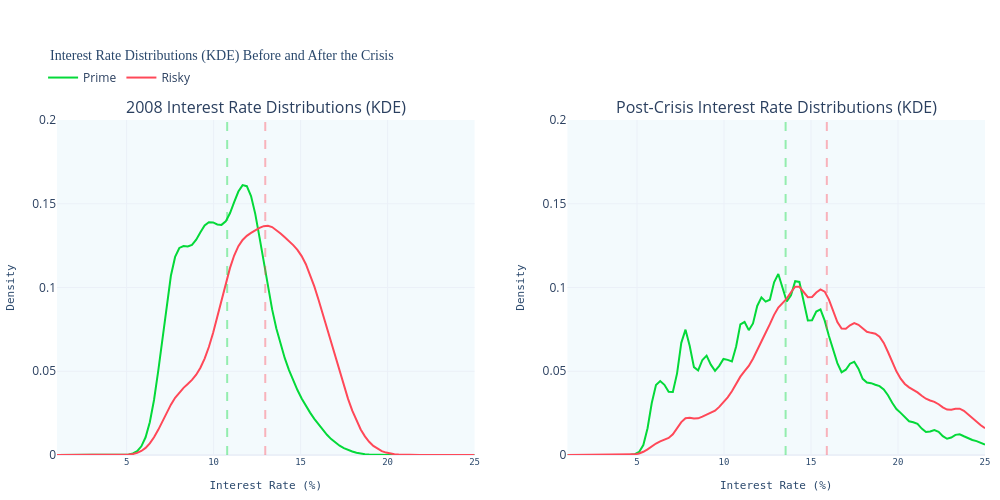

The cell this chart's notebook holds for it:
### Markdown cell above
### 3.1.3 Loans Interest Rate Distribution and Drift

### Code cell
# Function to calculate KDE for plotting
def calculate_kde(data, points=100):
    kde = gaussian_kde(data)
    x = np.linspace(1, 25, points) 
    y = kde(x)
    return x, y

int_prime_before = prime_df[(prime_df['last_credit_pull_d_year'] <= 2009)]['int_rate']
int_risky_before = subprime_df[(subprime_df['last_credit_pull_d_year'] <= 2009)]['int_rate']
int_prime_after = prime_df[(prime_df['last_credit_pull_d_year'] > 2009)]['int_rate']
int_risky_after = subprime_df[(subprime_df['last_credit_pull_d_year'] > 2009)]['int_rate']


# Calculate KDEs for each dataset
prime_before_x, prime_before_y = calculate_kde(int_prime_before)
subprime_before_x, subprime_before_y = calculate_kde(int_risky_before)
prime_after_x, prime_after_y = calculate_kde(int_prime_after)
subprime_after_x, subprime_after_y = calculate_kde(int_risky_after)

# Create the figure with two subplots
fig = make_subplots(
    rows=1, cols=2,
    subplot_titles=("2008 Interest Rate Distributions (KDE)", "Post-Crisis Interest Rate Distributions (KDE)"),
)

# Left Chart: Interest rate KDE for 2008 data (before crisis)
fig.add_trace(go.Scatter(
    x=prime_before_x, 
    y=prime_before_y, 
    mode='lines', 
    name='Prime', 
    line=dict(color='rgb(4,217,57)', width=2),
), row=1, col=1)

fig.add_trace(go.Scatter(
    x=subprime_before_x, 
    y=subprime_before_y, 
    mode='lines', 
    name='Risky', 
    line=dict(color='rgb(255,72,88)', width=2),
), row=1, col=1)

# Right Chart: Interest rate KDE post-crisis
fig.add_trace(go.Scatter(
    x=prime_after_x, 
    y=prime_after_y, 
    mode='lines', 
    name='Prime', 
    line=dict(color='rgb(4,217,57)', width=2),
    showlegend=False,
), row=1, col=2)

fig.add_trace(go.Scatter(
    x=subprime_after_x, 
    y=subprime_after_y, 
    mode='lines', 
    name='Risky', 
    line=dict(color='rgb(255,72,88)', width=2),
    showlegend=False,
), row=1, col=2)

# Add vertical lines for the mean interest rates
fig.add_trace(go.Scatter(
    x=[int_prime_before.mean(), int_prime_before.mean()],
    y=[0, 1], 
    mode='lines',
    line=dict(color='rgba(4,217,57, 0.4)', dash='dash'),
    showlegend=False,
), row=1, col=1)

fig.add_trace(go.Scatter(
    x=[int_risky_before.mean(), int_risky_before.mean()],
    y=[0, 1],
    mode='lines',
    line=dict(color='rgba(255,72,88, 0.4)', dash='dash'),
    showlegend=False,
), row=1, col=1)

fig.add_trace(go.Scatter(
    x=[int_prime_after.mean(), int_prime_after.mean()],
    y=[0, 1],
    mode='lines',
    line=dict(color='rgba(4,217,57, 0.4)', dash='dash'),
    showlegend=False,
), row=1, col=2)

fig.add_trace(go.Scatter(
    x=[int_risky_after.mean(), int_risky_after.mean()],
    y=[0, 1],
    mode='lines',
    line=dict(color='rgba(255,72,88, 0.4)', dash='dash'),
    showlegend=False,
), row=1, col=2)

# Update layout with synchronized axes and labels
fig.update_layout(
    title="Interest Rate Distributions (KDE) Before and After the Crisis",
    xaxis=dict(title="Interest Rate (%)", range=[1, 25]),  # Set range and label for left chart
    xaxis2=dict(title="Interest Rate (%)", range=[1, 25]),  # Set range and label for right chart
    yaxis=dict(title="Density", range=[0, 0.2]),
    yaxis2=dict(title="Density", range=[0, 0.2]),
    showlegend=True,
    height=500,
    width=1000,
    legend=dict(
        x=-0.015, y=1.17, 
        orientation='h',
        traceorder='normal',
        xanchor='left',
        yanchor='top',
        title=''
    ),
    margin=dict(t=120)
)

    
fig.write_image("images/interest_dist.png")
# Show the figure
fig.show()

### Figure 1 — Plotly figure (JSON) as saved in the notebook; plotly's stock layout.template omitted (floating-point values rounded to 4 significant figures)
{"data": [{"line": {"color": "rgb(4,217,57)", "width": 2}, "mode": "lines", "name": "Prime", "type": "scatter", "x": [1.0, 1.242, 1.485, 1.727, 1.97, 2.212, 2.455, 2.697, 2.939, 3.182, 3.424, 3.667, 3.909, 4.152, 4.394, 4.636, 4.879, 5.121, 5.364, 5.606, 5.848, 6.091, 6.333, 6.576, 6.818, 7.061, 7.303, 7.545, 7.788, 8.03, 8.273, 8.515, 8.758, 9.0, 9.242, 9.485, 9.727, 9.97, 10.21, 10.45, 10.7, 10.94, 11.18, 11.42, 11.67, 11.91, 12.15, 12.39, 12.64, 12.88, 13.12, 13.36, 13.61, 13.85, 14.09, 14.33, 14.58, 14.82, 15.06, 15.3, 15.55, 15.79, 16.03, 16.27, 16.52, 16.76, 17.0, 17.24, 17.48, 17.73, 17.97, 18.21, 18.45, 18.7, 18.94, 19.18, 19.42, 19.67, 19.91, 20.15, 20.39, 20.64, 20.88, 21.12, 21.36, 21.61, 21.85, 22.09, 22.33, 22.58, 22.82, 23.06, 23.3, 23.55, 23.79, 24.03, 24.27, 24.52, 24.76, 25.0], "xaxis": "x", "y": [1.108e-18, 1.855e-17, 2.789e-16, 3.765e-15, 4.564e-14, 4.968e-13, 4.856e-12, 4.264e-11, 3.364e-10, 2.385e-09, 1.52e-08, 8.704e-08, 4.484e-07, 2.078e-06, 8.668e-06, 3.256e-05, 0.0001102, 0.0003363, 0.0009263, 0.002305, 0.005187, 0.01057, 0.01955, 0.03284, 0.05027, 0.07032, 0.09027, 0.107, 0.1182, 0.1236, 0.1247, 0.1245, 0.1254, 0.1285, 0.133, 0.137, 0.139, 0.1388, 0.1377, 0.1374, 0.1395, 0.1443, 0.1509, 0.1573, 0.1611, 0.1605, 0.1546, 0.144, 0.1301, 0.1149, 0.1002, 0.08692, 0.07557, 0.06598, 0.05781, 0.05069, 0.04438, 0.03877, 0.03378, 0.02932, 0.0253, 0.02161, 0.01818, 0.01499, 0.01207, 0.009495, 0.007312, 0.005529, 0.004104, 0.002969, 0.002065, 0.001359, 0.0008327, 0.0004693, 0.0002412, 0.0001123, 4.723e-05, 1.789e-05, 6.094e-06, 1.865e-06, 5.126e-07, 1.265e-07, 2.801e-08, 5.566e-09, 9.926e-10, 1.588e-10, 2.28e-11, 2.937e-12, 3.394e-13, 3.519e-14, 3.273e-15, 2.732e-16, 2.046e-17, 1.374e-18, 8.284e-20, 4.48e-21, 2.174e-22, 9.463e-24, 3.696e-25, 1.295e-26], "yaxis": "y"}, {"line": {"color": "rgb(255,72,88)", "width": 2}, "mode": "lines", "name": "Risky", "type": "scatter", "x": [1.0, 1.242, 1.485, 1.727, 1.97, 2.212, 2.455, 2.697, 2.939, 3.182, 3.424, 3.667, 3.909, 4.152, 4.394, 4.636, 4.879, 5.121, 5.364, 5.606, 5.848, 6.091, 6.333, 6.576, 6.818, 7.061, 7.303, 7.545, 7.788, 8.03, 8.273, 8.515, 8.758, 9.0, 9.242, 9.485, 9.727, 9.97, 10.21, 10.45, 10.7, 10.94, 11.18, 11.42, 11.67, 11.91, 12.15, 12.39, 12.64, 12.88, 13.12, 13.36, 13.61, 13.85, 14.09, 14.33, 14.58, 14.82, 15.06, 15.3, 15.55, 15.79, 16.03, 16.27, 16.52, 16.76, 17.0, 17.24, 17.48, 17.73, 17.97, 18.21, 18.45, 18.7, 18.94, 19.18, 19.42, 19.67, 19.91, 20.15, 20.39, 20.64, 20.88, 21.12, 21.36, 21.61, 21.85, 22.09, 22.33, 22.58, 22.82, 23.06, 23.3, 23.55, 23.79, 24.03, 24.27, 24.52, 24.76, 25.0], "xaxis": "x", "y": [1.569e-15, 1.392e-14, 1.137e-13, 8.546e-13, 5.911e-12, 3.764e-11, 2.206e-10, 1.191e-09, 5.917e-09, 2.708e-08, 1.142e-07, 4.436e-07, 1.588e-06, 5.241e-06, 1.595e-05, 4.481e-05, 0.0001162, 0.0002783, 0.0006162, 0.001263, 0.002397, 0.004223, 0.006913, 0.01054, 0.01502, 0.02006, 0.02523, 0.03005, 0.03418, 0.03747, 0.04007, 0.04235, 0.04481, 0.04792, 0.05209, 0.05757, 0.06448, 0.07278, 0.08223, 0.09235, 0.1024, 0.1116, 0.1191, 0.1247, 0.1284, 0.1308, 0.1326, 0.1342, 0.1356, 0.1366, 0.1368, 0.1361, 0.1345, 0.1323, 0.13, 0.1277, 0.1253, 0.1225, 0.1188, 0.1139, 0.1078, 0.1007, 0.09272, 0.08431, 0.07566, 0.06692, 0.05818, 0.04957, 0.04126, 0.03349, 0.02646, 0.02035, 0.01525, 0.01112, 0.007894, 0.005443, 0.003632, 0.002333, 0.001434, 0.0008387, 0.0004635, 0.0002408, 0.0001171, 5.307e-05, 2.235e-05, 8.728e-06, 3.154e-06, 1.053e-06, 3.247e-07, 9.229e-08, 2.418e-08, 5.837e-09, 1.298e-09, 2.655e-10, 5.002e-11, 8.67e-12, 1.383e-12, 2.029e-13, 2.74e-14, 3.402e-15], "yaxis": "y"}, {"line": {"color": "rgb(4,217,57)", "width": 2}, "mode": "lines", "name": "Prime", "showlegend": false, "type": "scatter", "x": [1.0, 1.242, 1.485, 1.727, 1.97, 2.212, 2.455, 2.697, 2.939, 3.182, 3.424, 3.667, 3.909, 4.152, 4.394, 4.636, 4.879, 5.121, 5.364, 5.606, 5.848, 6.091, 6.333, 6.576, 6.818, 7.061, 7.303, 7.545, 7.788, 8.03, 8.273, 8.515, 8.758, 9.0, 9.242, 9.485, 9.727, 9.97, 10.21, 10.45, 10.7, 10.94, 11.18, 11.42, 11.67, 11.91, 12.15, 12.39, 12.64, 12.88, 13.12, 13.36, 13.61, 13.85, 14.09, 14.33, 14.58, 14.82, 15.06, 15.3, 15.55, 15.79, 16.03, 16.27, 16.52, 16.76, 17.0, 17.24, 17.48, 17.73, 17.97, 18.21, 18.45, 18.7, 18.94, 19.18, 19.42, 19.67, 19.91, 20.15, 20.39, 20.64, 20.88, 21.12, 21.36, 21.61, 21.85, 22.09, 22.33, 22.58, 22.82, 23.06, 23.3, 23.55, 23.79, 24.03, 24.27, 24.52, 24.76, 25.0], "xaxis": "x2", "y": [7.222e-44, 1.462e-39, 1.691e-35, 1.118e-31, 4.229e-28, 9.141e-25, 1.13e-21, 7.981e-19, 3.224e-16, 7.444e-14, 9.829e-12, 7.422e-10, 3.206e-08, 7.94e-07, 1.133e-05, 9.483e-05, 0.0004931, 0.001842, 0.005919, 0.01599, 0.03105, 0.04184, 0.04414, 0.04189, 0.03775, 0.03762, 0.04874, 0.06697, 0.07482, 0.06511, 0.05248, 0.05047, 0.05675, 0.05933, 0.05394, 0.05021, 0.05321, 0.05733, 0.05679, 0.05582, 0.06479, 0.07795, 0.07939, 0.07453, 0.07852, 0.08898, 0.09409, 0.09159, 0.09266, 0.1031, 0.1081, 0.0995, 0.09169, 0.09529, 0.1038, 0.1033, 0.09099, 0.0803, 0.08049, 0.08565, 0.0869, 0.08023, 0.07108, 0.06354, 0.05483, 0.04939, 0.05091, 0.05452, 0.05566, 0.05156, 0.04548, 0.04329, 0.04288, 0.04192, 0.04109, 0.03917, 0.03567, 0.03123, 0.02746, 0.02516, 0.02258, 0.02014, 0.01957, 0.01862, 0.01579, 0.01371, 0.014, 0.01487, 0.01385, 0.01128, 0.009708, 0.0104, 0.01202, 0.01237, 0.01119, 0.009863, 0.008976, 0.008267, 0.007365, 0.006148], "yaxis": "y2"}, {"line": {"color": "rgb(255,72,88)", "width": 2}, "mode": "lines", "name": "Risky", "showlegend": false, "type": "scatter", "x": [1.0, 1.242, 1.485, 1.727, 1.97, 2.212, 2.455, 2.697, 2.939, 3.182, 3.424, 3.667, 3.909, 4.152, 4.394, 4.636, 4.879, 5.121, 5.364, 5.606, 5.848, 6.091, 6.333, 6.576, 6.818, 7.061, 7.303, 7.545, 7.788, 8.03, 8.273, 8.515, 8.758, 9.0, 9.242, 9.485, 9.727, 9.97, 10.21, 10.45, 10.7, 10.94, 11.18, 11.42, 11.67, 11.91, 12.15, 12.39, 12.64, 12.88, 13.12, 13.36, 13.61, 13.85, 14.09, 14.33, 14.58, 14.82, 15.06, 15.3, 15.55, 15.79, 16.03, 16.27, 16.52, 16.76, 17.0, 17.24, 17.48, 17.73, 17.97, 18.21, 18.45, 18.7, 18.94, 19.18, 19.42, 19.67, 19.91, 20.15, 20.39, 20.64, 20.88, 21.12, 21.36, 21.61, 21.85, 22.09, 22.33, 22.58, 22.82, 23.06, 23.3, 23.55, 23.79, 24.03, 24.27, 24.52, 24.76, 25.0], "xaxis": "x2", "y": [3.814e-23, 3.95e-21, 3.15e-19, 1.934e-17, 9.142e-16, 3.329e-14, 9.337e-13, 2.019e-11, 3.369e-10, 4.345e-09, 4.346e-08, 3.388e-07, 2.077e-06, 1.016e-05, 4.043e-05, 0.0001341, 0.0003786, 0.0009182, 0.001911, 0.003396, 0.005173, 0.006859, 0.008141, 0.009059, 0.01017, 0.01233, 0.01582, 0.01962, 0.02198, 0.02229, 0.02173, 0.02188, 0.02294, 0.02408, 0.02503, 0.02644, 0.02871, 0.03146, 0.03445, 0.03808, 0.04249, 0.04676, 0.05006, 0.05315, 0.05746, 0.06294, 0.06825, 0.073, 0.07813, 0.08367, 0.08807, 0.09075, 0.09337, 0.09718, 0.1005, 0.1004, 0.09717, 0.09419, 0.09437, 0.097, 0.09887, 0.09754, 0.09278, 0.08596, 0.07938, 0.07551, 0.07538, 0.07741, 0.0787, 0.0777, 0.07538, 0.07358, 0.07292, 0.07242, 0.07066, 0.06692, 0.0615, 0.05548, 0.04995, 0.04554, 0.0424, 0.04038, 0.03895, 0.03735, 0.03536, 0.0336, 0.03255, 0.03171, 0.0303, 0.02843, 0.02712, 0.02706, 0.02765, 0.02763, 0.02636, 0.0242, 0.02189, 0.01975, 0.01774, 0.01603], "yaxis": "y2"}, {"line": {"color": "rgba(4,217,57, 0.4)", "dash": "dash"}, "mode": "lines", "showlegend": false, "type": "scatter", "x": [10.78, 10.78], "xaxis": "x", "y": [0, 1], "yaxis": "y"}, {"line": {"color": "rgba(255,72,88, 0.4)", "dash": "dash"}, "mode": "lines", "showlegend": false, "type": "scatter", "x": [12.97, 12.97], "xaxis": "x", "y": [0, 1], "yaxis": "y"}, {"line": {"color": "rgba(4,217,57, 0.4)", "dash": "dash"}, "mode": "lines", "showlegend": false, "type": "scatter", "x": [13.54, 13.54], "xaxis": "x2", "y": [0, 1], "yaxis": "y2"}, {"line": {"color": "rgba(255,72,88, 0.4)", "dash": "dash"}, "mode": "lines", "showlegend": false, "type": "scatter", "x": [15.91, 15.91], "xaxis": "x2", "y": [0, 1], "yaxis": "y2"}], "layout": {"annotations": [{"font": {"size": 16}, "showarrow": false, "text": "2008 Interest Rate Distributions (KDE)", "x": 0.225, "xanchor": "center", "xref": "paper", "y": 1, "yanchor": "bottom", "yref": "paper"}, {"font": {"size": 16}, "showarrow": false, "text": "Post-Crisis Interest Rate Distributions (KDE)", "x": 0.775, "xanchor": "center", "xref": "paper", "y": 1, "yanchor": "bottom", "yref": "paper"}], "height": 500, "legend": {"orientation": "h", "title": {"text": ""}, "traceorder": "normal", "x": -0.015, "xanchor": "left", "y": 1.17, "yanchor": "top"}, "margin": {"t": 120}, "showlegend": true, "title": {"text": "Interest Rate Distributions (KDE) Before and After the Crisis"}, "width": 1000, "xaxis": {"anchor": "y", "domain": [0, 0.45], "range": [1, 25], "title": {"text": "Interest Rate (%)"}}, "xaxis2": {"anchor": "y2", "domain": [0.55, 1], "range": [1, 25], "title": {"text": "Interest Rate (%)"}}, "yaxis": {"anchor": "x", "domain": [0, 1], "range": [0, 0.2], "title": {"text": "Density"}}, "yaxis2": {"anchor": "x2", "domain": [0, 1], "range": [0, 0.2], "title": {"text": "Density"}}}}
